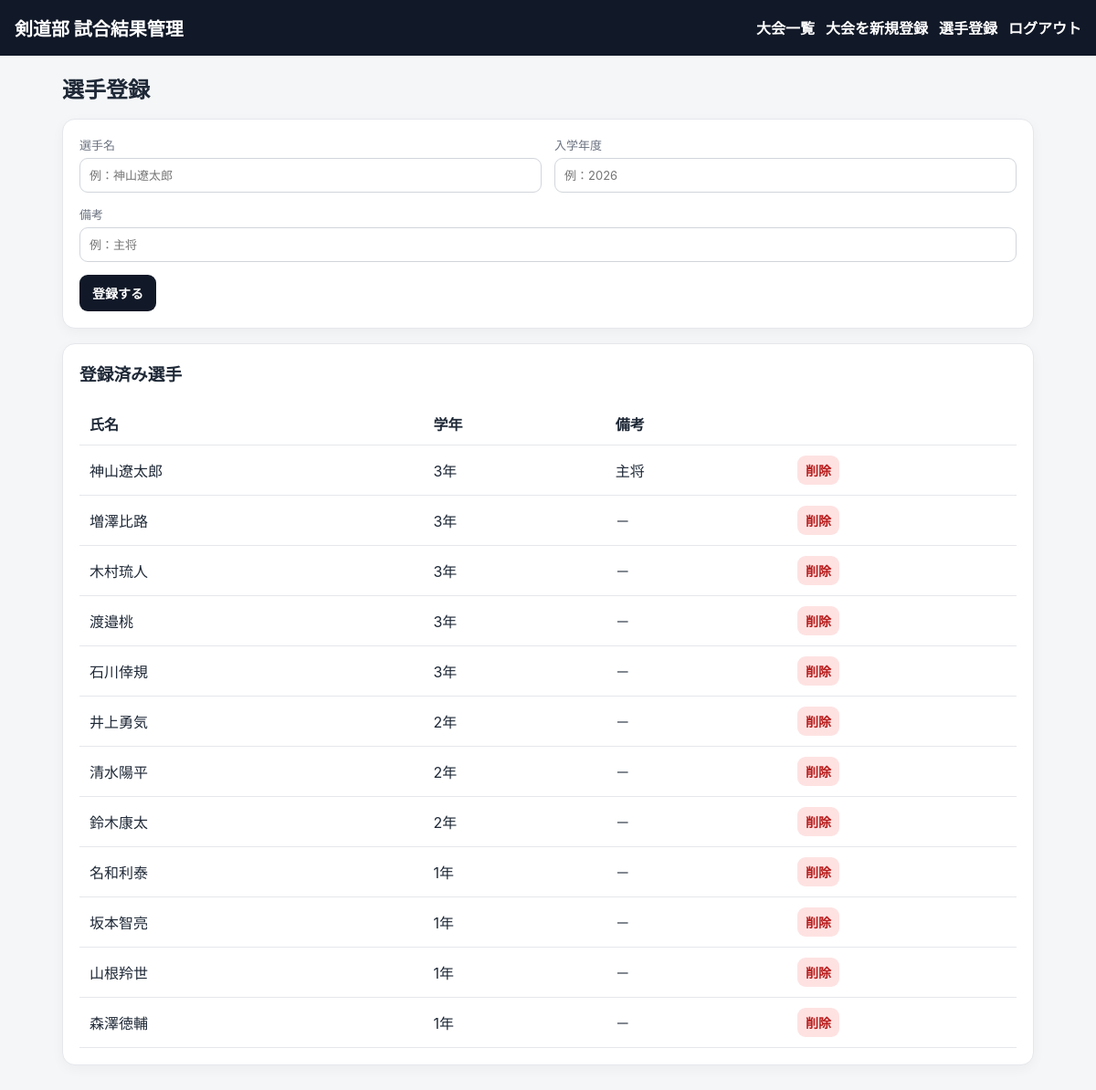
Page /players (signed in) on the committed database.
### main.py (models this page shows)
class Base(DeclarativeBase):
    pass

class Player(Base):
    __tablename__ = "players"
    id: Mapped[int] = mapped_column(primary_key=True)
    name: Mapped[str] = mapped_column(
        String(100),
        unique=True,
        index=True,
    )
    grade: Mapped[str] = mapped_column(
        String(50),
        default="",
    )
    enrollment_year: Mapped[int | None] = mapped_column(
        Integer,
        nullable=True,
    )
    note: Mapped[str] = mapped_column(
        String(255),
        default="",
    )
    created_at: Mapped[datetime] = mapped_column(
        DateTime,
        default=datetime.utcnow,
    )

### main.py (the view)
@app.get("/players", response_class=HTMLResponse)
def players_page(
    request: Request,
    db: Session = Depends(get_db),
    user: User = Depends(require_user),
):
    delete_graduated_players(db)
    players = get_ordered_players(db)
    return render(
        "players.html",
        request=request,
        user=user,
        players=players,
    )

### templates/players.html
{% extends "base.html" %}
{% block content %}
<div class="page-head">
  <div>
    <h2>選手登録</h2>
  </div>
</div>
<section class="card">
  <form
    method="post"
    action="/players"
    class="grid"
  >
    <label>
      選手名
      <input
        type="text"
        name="name"
        required
        placeholder="例：神山遼太郎"
      >
    </label>
    <label>
      入学年度
      <input
        type="number"
        name="enrollment_year"
        min="2000"
        max="2100"
        step="1"
        required
        placeholder="例：2026"
      >
    </label>
    <label class="full">
      備考
      <input
        type="text"
        name="note"
        placeholder="例：主将"
      >
    </label>
    <div>
      <button
        type="submit"
        class="primary"
      >
        登録する
      </button>
    </div>
  </form>
</section>
<section class="card">
  <h3>登録済み選手</h3>
  {% if players %}
  <div class="table-wrap">
    <table>
      <thead>
        <tr>
          <th>氏名</th>
          <th>学年</th>
          <th>備考</th>
          <th></th>
        </tr>
      </thead>
      <tbody>
      {% for player in players %}
        <tr>
          <td>{{ player.name }}</td>
          <td>{{ current_grade(player) or "－" }}</td>
          <td>{{ player.note or "－" }}</td>
          <td>
            <form
              method="post"
              action="/players/{{ player.id }}/delete"
              onsubmit="return confirm('削除しますか？');"
            >
              <button
                type="submit"
                class="danger small-button"
              >
                削除
              </button>
            </form>
          </td>
        </tr>
      {% endfor %}
      </tbody>
    </table>
  </div>
  {% else %}
  <p class="muted">
    登録選手はいません。
  </p>
  {% endif %}
</section>
{% endblock %}

### static/style.css (style rules this page uses)
:root { --bg: #f4f6f8; --card: #ffffff; --text: #1f2937; --muted: #6b7280; --line: #d1d5db; --accent: #111827; --danger: #b91c1c; }
* { box-sizing: border-box; }
body { margin: 0; background: var(--bg); color: var(--text); font-family: -apple-system, BlinkMacSystemFont, "Segoe UI", "Hiragino Kaku Gothic ProN", "Yu Gothic", Meiryo, sans-serif; }
h2, h3 { margin-top: 0; }
.card { margin-bottom: 16px; padding: 18px; background: var(--card); border: 1px solid #e5e7eb; border-radius: 14px; box-shadow: 0 4px 14px rgba(0, 0, 0, 0.04); }
.page-head, .section-head { display: flex; justify-content: space-between; align-items: center; gap: 15px; margin-bottom: 16px; }
.page-head h2, .page-head p { margin: 0; }
button, .button { display: inline-block; padding: 10px 14px; border: 0; border-radius: 9px; font-size: 14px; font-weight: 700; text-decoration: none; cursor: pointer; transition: background-color 0.2s ease, color 0.2s ease, transform 0.2s ease, box-shadow 0.2s ease; }
.primary { background: var(--accent); color: #ffffff; }
.danger { background: #fee2e2; color: var(--danger); }
.small-button { padding: 6px 9px; }
.grid { display: grid; grid-template-columns: repeat(2, minmax(0, 1fr)); gap: 14px; }
.full { grid-column: 1 / -1; }
label { display: grid; gap: 5px; color: var(--muted); font-size: 13px; }
input, select, textarea { width: 100%; padding: 10px; border: 1px solid var(--line); border-radius: 9px; background: #ffffff; color: var(--text); font: inherit; }
.table-wrap { overflow: auto; }
table { width: 100%; border-collapse: collapse; }
th, td { padding: 11px; border-bottom: 1px solid #e5e7eb; text-align: left; white-space: nowrap; }

### rows in the picture
Player: name "神山遼太郎", enrollment_year "3年", note "主将"
Player: name "増澤比路", enrollment_year "3年", note "－"
Player: name "木村琉人", enrollment_year "3年", note "－"
Player: name "渡邉桃", enrollment_year "3年", note "－"
Player: name "石川倖規", enrollment_year "3年", note "－"
Player: name "井上勇気", enrollment_year "2年", note "－"
Player: name "清水陽平", enrollment_year "2年", note "－"
Player: name "鈴木康太", enrollment_year "2年", note "－"
Player: name "名和利泰", enrollment_year "1年", note "－"
Player: name "坂本智亮", enrollment_year "1年", note "－"
Player: name "山根羚世", enrollment_year "1年", note "－"
Player: name "森澤徳輔", enrollment_year "1年", note "－"
